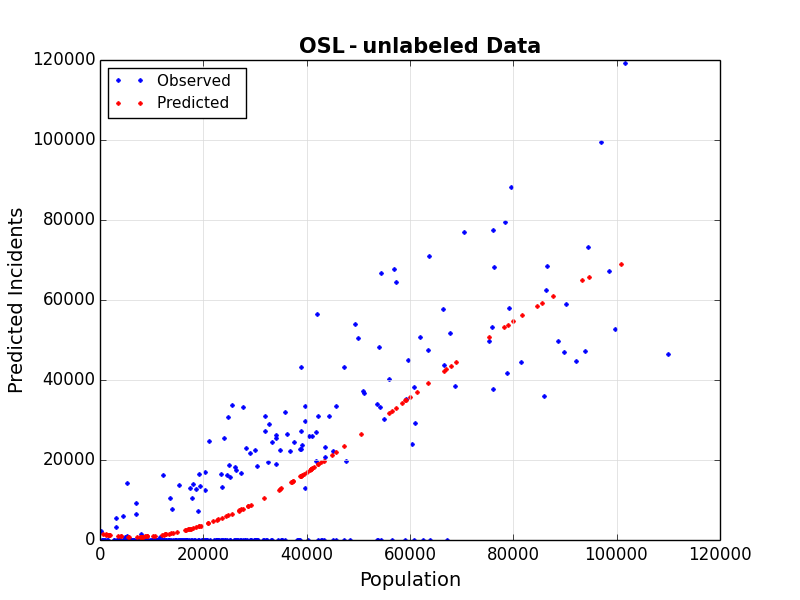

Python code for this plot:
import matplotlib.pyplot as plt
import numpy as np
import csv


cfile = open('labeled_data.csv','r')
header = cfile.readline()

popl = []
zipc = []
incd = []

for line in cfile:
	cd_data = line.split(",")
	zipc.append(cd_data[0])
	popl.append(int(float(cd_data[1])))
	incd.append(int(float(cd_data[2])))
cfile.close()

cfile = open('unlabeled_data.csv','r')
header = cfile.readline()

popl_pred = []
for line in cfile:
	cd_data = line.split(",")
	popl_pred.append(int(float(cd_data[1])))
cfile.close

coeff = np.polyfit(popl,incd,3)
cfit = np.poly1d(coeff)
incd_pred = cfit(popl_pred)

with open('output.csv', 'w') as f:
    rows = csv.writer(f, delimiter = ',')
    rows.writerow(['Zip Code', 'Population', 'Predicted Incidents'])
    rows.writerows(zip(zipc, popl, incd_pred))

fig = plt.figure()
graph = fig.add_subplot(1,1,1)
plt.title("OSL - unlabeled Data", fontsize = 15, fontweight='bold')

# Plotting & nomenclature of the x & y axes of the data that is plotted
graph.plot(popl,incd,'.',ms=5,color='blue', label = 'Observed')
graph.plot(popl_pred,incd_pred,'.',ms=5,color='red', label = 'Predicted')

plt.xlabel("Population", fontsize = 15)
plt.ylabel("Predicted Incidents", fontsize=15)

plt.grid(which = 'both', color = '0.85', linestyle = '-')
plt.legend(loc = 'upper left', prop={'size':12})

plt.savefig('problemD.png')
plt.show()
